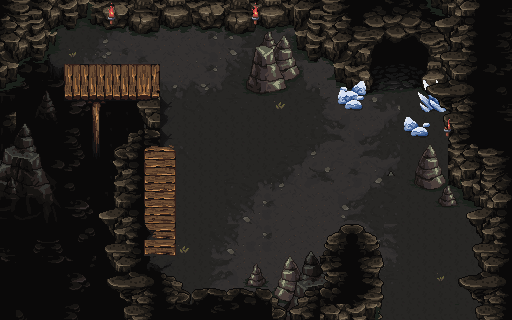

A 2D game scene composited from a Tiled map and its tileset images. What follows is a short description and the map's XML, with each tile layer's data collapsed to a summary:
An orthogonal 32x20 tile map with 16x16 px tiles, 8 tile layers (Ground, sombras, sombras2, paredes2, ...), 4 tilesets and 5 objects.

<map version="1.10" tiledversion="1.11.2" orientation="orthogonal" renderorder="right-down" width="32" height="20" tilewidth="16" tileheight="16" infinite="0" nextlayerid="19" nextobjectid="9">
 <tileset firstgid="1" source="IceCaveObjects.tsx" />
 <tileset firstgid="265" source="decorative_cave.tsx" />
 <tileset firstgid="1825" source="decorative_catacombs.tsx" />
 <tileset firstgid="2081" source="Tailset_CaveDoor.tsx" />
 <layer id="1" name="Ground" width="32" height="20">
  <data>[640 cells, 640 non-empty, 66 distinct tile ids]</data>
 </layer>
 <layer id="9" name="sombras" width="32" height="20">
  <data>[640 cells, 331 non-empty, 218 distinct tile ids]</data>
 </layer>
 <layer id="10" name="sombras2" width="32" height="20">
  <data>[640 cells, 68 non-empty, 54 distinct tile ids]</data>
 </layer>
 <layer id="12" name="paredes2" width="32" height="20">
  <data>[640 cells, 95 non-empty, 89 distinct tile ids]</data>
 </layer>
 <layer id="13" name="Deco" width="32" height="20">
  <data>[640 cells, 188 non-empty, 161 distinct tile ids]</data>
 </layer>
 <layer id="16" name="Player" width="32" height="20">
  <data>[640 cells, 0 non-empty, 0 distinct tile ids]</data>
 </layer>
 <layer id="11" name="paredes" width="32" height="20">
  <data>[640 cells, 79 non-empty, 79 distinct tile ids]</data>
 </layer>
 <layer id="14" name="Rocks" width="32" height="20">
  <data>[640 cells, 88 non-empty, 82 distinct tile ids]</data>
 </layer>
 <objectgroup id="15" name="CollisionMask">
  <object id="1" x="501.333" y="318">
   <polygon points="0,2 0.856259,-99.8742 -1.33333,-106.667 -7.57126,-108.067 -17.2127,-107.271 -25.3333,-107.667 -30.6674,-111.575 -34.6667,-113.333 -40.04,-113.475 -47.2083,-109.167 -57.8586,-108.54 -64,-111.667 -65.4583,-118.5 -62.6667,-122.333 -65.9434,-126.954 -77.6667,-125 -92.0834,-134.667 -85.957,-151.039 -70.125,-148.542 -63.8333,-150.167 -56.6667,-150.667 -50.9583,-154.458 -51.9312,-165.501 -54.7917,-171.021 -54.7234,-176.904 -56.8542,-180.917 -59.2698,-186.414 -59.3333,-191.333 -59.5175,-194.371 -59.75,-203.083 -66.6074,-204.793 -76,-202.333 -81.2438,-203.733 -84.9583,-207.958 -86.4166,-213.208 -84.8333,-216.875 -88.0417,-226 -80.7196,-232.146 -83.9583,-239.25 -80.7723,-243.816 -77.3986,-248.531 -74.5226,-256.019 -74.0417,-262.833 -77.3218,-271.114 -75.6403,-278.782 -69.7421,-284.452 -64.7896,-299.088 -54,-305.667 10.6667,-305 11,1.66667" />
  </object>
  <object id="2" x="366.333" y="92.3333">
   <polygon points="9.10417,-1.58333 8.71278,2.50231 3.98933,6.37684 2.16667,7.3125 1.12346,10.6813 -0.513653,13.7491 -0.104883,19.2086 -4.27083,20.9167 -11.3555,20.6604 -18.0625,21.1042 -20.8769,17.3985 -31.6971,13.2484 -33.9539,7.61071 -32.1458,-0.895833 -30.0625,-7 -32.4796,-10.0449 -34.0885,-20.2086 -34.6458,-28.75 -43.8975,-33.2728 -47.2788,-30.0469 -52.2727,-28.8485 -56.6796,-29.9094 -60.2028,-34.2029 -61.7484,-39.0109 -66.0671,-40.4343 -70.3478,-41.8261 -70.5575,-48.6687 -72.1498,-51.0618 -71.6989,-55.2087 -73.2609,-59.8696 -74.1304,-64.2174 -76.4154,-64.8148 -81.0601,-64.1078 -89.1865,-64.0965 -94.0964,-62.4007 -102.076,-62.6541 -104.94,-64.1374 -108.232,-65.3768 -109.159,-62.3754 -110.695,-59.3358 -114.889,-59.0773 -118.957,-58.6667 -123.563,-56.9978 -130.17,-56.7068 -136.333,-58.6667 -141.129,-60.2651 -142.913,-63.0145 -146.681,-61.9326 -150.377,-63.1739 -155.072,-61.6401 -167.289,-61.6152 -168.681,-64.8179 -176.106,-64.5115 -180.09,-64.1496 -185.376,-63.674 -189.897,-61.9695 -198.202,-62.7544 -203.333,-65.2932 -206.333,-61.8795 -208.376,-59.9682 -213.392,-60.3558 -216.292,-61.3723 -217.903,-61.0235 -218.943,-59.0184 -223.077,-57.4396 -229.684,-57.917 -233.251,-60.0994 -237.222,-60.39 -239.646,-63.5393 -243.504,-61.9806 -246.903,-62.5494 -252.226,-62.0818 -255.25,-60.7374 -260.682,-60.8012 -263.77,-64.6834 -269.465,-65.7187 -277.06,-67.2314 -279.244,-72.0185 -283.506,-72.8309 -287.763,-71.8424 -288.229,-68.0523 -289.597,-65.8761 -290.722,-63.1513 -293.219,-62.233 -294.829,-62.0331 -296.131,-61.3505 -298.085,-61.4643 -300.83,-61.7452 -303.015,-64.795 -304.343,-66.223 -306.915,-65.3221 -307.45,-63.192 -308.427,-60.0209 -309.217,-56.6377 -309.317,-53.4541 -309.965,-49.951 -310.281,-47.5164 -310.454,-42.5846 -312.458,-41.5201 -315.012,-40.9718 -317.857,-40.3186 -318.638,-38.8551 -319.035,-37.1053 -318.246,-35.1945 -317.38,-32.8771 -315.312,-30.624 -313.03,-28.4848 -310.528,-26.2829 -305.502,-24.5693 -300.879,-28.0606 -300.424,2.06061 -298.417,2.17165 -214.424,2.57223 -206.606,3.30303 -205.489,4.87057 -204.702,11.97 -205.129,36.5373 -204.768,46.2722 -205.014,54.9855 -219,56.8485 -220.856,60.2109 -224.83,128.334 -223.811,132.617 -221.251,135.893 -216.546,138.317 -214.462,140.879 -216.105,143.807 -218.026,147.249 -220.294,149.691 -223.731,149.788 -225.002,152.999 -224.818,158.758 -224.513,161.529 -219.733,162.171 -219.303,168.303 -202.023,169.643 -197.453,177.685 -190.818,179.121 -184.907,180.975 -182.243,184.758 -177.192,183.211 -176.385,188.571 -177.424,192.818 -165.605,189.344 -153.461,188.539 -141.118,190.763 -128.894,189.271 -122.392,183.813 -111.727,166.396 -98.9237,176.767 -96.7757,189.994 -93.6061,197.152 -91.3067,191.793 -90.9697,185.515 -82.6667,159.667 -65.3488,160.322 -59.0547,153.087 -48.8409,156.288 -37.2629,130.125 -0.421633,126.181 16.4757,139.657 18.9166,156.417 24.9703,201.339 14,227.667 -366.667,227.333 -366,-93 1,-92 4.66667,-52.6667 5.0625,-21.3542 8.41608,-12.9581 7.07329,-7.60119" />
  </object>
  <object id="3" x="420.182" y="138.091">
   <polygon points="0,0 -8.09091,-0.727273 -10.5455,-3.18182 -10.2727,-5.72727 -15.6364,-5.54545 -18.7273,-9.72727 -18.5455,-13.9091 -16.9091,-18.0909 -15.2727,-22 -10.6364,-23.1818 -1.09091,-16.1818 11,-16.1818 12.9091,-10.1818 8.72727,-8.18182 11.2727,-2.90909 6.28541,0.0377827" />
  </object>
  <object id="4" x="244.727" y="88.5455">
   <polygon points="0,0 3.45455,2.90909 9.81818,7.45455 14.3636,7.27273 24.5455,7.81818 31.4545,5.45455 39.0909,2.72727 44,2.18182 44.3636,-3.09091 44.3636,-4.90909 57.0909,-13.2727 58.5455,-18.9091 56.3636,-22 53.6364,-23.8182 8,-23.2727 3.45455,-20.5455 2.18182,-17.2727 -0.363636,-8.72727" />
  </object>
  <object id="7" x="348.667" y="4.66667" width="118.667" height="41.3333" />
 </objectgroup>
</map>
